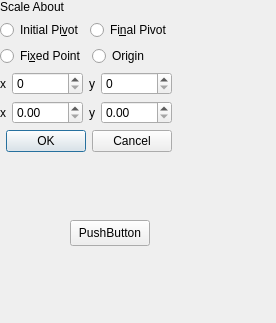
<?xml version="1.0" encoding="UTF-8"?>
<ui version="4.0">
 <class>scale_dialog</class>
 <widget class="QDialog" name="scale_dialog">
  <property name="geometry">
   <rect>
    <x>0</x>
    <y>0</y>
    <width>276</width>
    <height>323</height>
   </rect>
  </property>
  <property name="sizePolicy">
   <sizepolicy hsizetype="MinimumExpanding" vsizetype="MinimumExpanding">
    <horstretch>0</horstretch>
    <verstretch>0</verstretch>
   </sizepolicy>
  </property>
  <property name="windowTitle">
   <string>Dialog</string>
  </property>
  <widget class="QPushButton" name="pushButton">
   <property name="geometry">
    <rect>
     <x>70</x>
     <y>220</y>
     <width>80</width>
     <height>26</height>
    </rect>
   </property>
   <property name="text">
    <string>PushButton</string>
   </property>
  </widget>
  <widget class="QWidget" name="">
   <layout class="QVBoxLayout" name="verticalLayout">
    <item>
     <widget class="QLabel" name="label_3">
      <property name="sizePolicy">
       <sizepolicy hsizetype="Preferred" vsizetype="Fixed">
        <horstretch>0</horstretch>
        <verstretch>0</verstretch>
       </sizepolicy>
      </property>
      <property name="text">
       <string>Scale About</string>
      </property>
     </widget>
    </item>
    <item>
     <layout class="QHBoxLayout" name="horizontalLayout_7">
      <item>
       <widget class="QRadioButton" name="initial_pivot">
        <property name="text">
         <string>Initial Pi&amp;vot</string>
        </property>
       </widget>
      </item>
      <item>
       <widget class="QRadioButton" name="final_pivot">
        <property name="text">
         <string>Fi&amp;nal Pivot</string>
        </property>
       </widget>
      </item>
     </layout>
    </item>
    <item>
     <layout class="QHBoxLayout" name="horizontalLayout_8">
      <item>
       <widget class="QRadioButton" name="fixed_point">
        <property name="sizePolicy">
         <sizepolicy hsizetype="Minimum" vsizetype="Expanding">
          <horstretch>0</horstretch>
          <verstretch>0</verstretch>
         </sizepolicy>
        </property>
        <property name="cursor">
         <cursorShape>PointingHandCursor</cursorShape>
        </property>
        <property name="text">
         <string>Fi&amp;xed Point</string>
        </property>
       </widget>
      </item>
      <item>
       <widget class="QRadioButton" name="origin">
        <property name="sizePolicy">
         <sizepolicy hsizetype="Minimum" vsizetype="Expanding">
          <horstretch>0</horstretch>
          <verstretch>0</verstretch>
         </sizepolicy>
        </property>
        <property name="cursor">
         <cursorShape>PointingHandCursor</cursorShape>
        </property>
        <property name="text">
         <string>Origin</string>
        </property>
       </widget>
      </item>
     </layout>
    </item>
    <item>
     <layout class="QHBoxLayout" name="horizontalLayout_4">
      <item>
       <layout class="QHBoxLayout" name="horizontalLayout_5">
        <item>
         <widget class="QLabel" name="label_4">
          <property name="sizePolicy">
           <sizepolicy hsizetype="Minimum" vsizetype="Preferred">
            <horstretch>0</horstretch>
            <verstretch>0</verstretch>
           </sizepolicy>
          </property>
          <property name="text">
           <string>x</string>
          </property>
         </widget>
        </item>
        <item>
         <widget class="QSpinBox" name="spinBox">
          <property name="sizePolicy">
           <sizepolicy hsizetype="Expanding" vsizetype="Fixed">
            <horstretch>0</horstretch>
            <verstretch>0</verstretch>
           </sizepolicy>
          </property>
         </widget>
        </item>
       </layout>
      </item>
      <item>
       <layout class="QHBoxLayout" name="horizontalLayout_6">
        <item>
         <widget class="QLabel" name="label_5">
          <property name="text">
           <string>y</string>
          </property>
         </widget>
        </item>
        <item>
         <widget class="QSpinBox" name="spinBox_2">
          <property name="sizePolicy">
           <sizepolicy hsizetype="Expanding" vsizetype="Fixed">
            <horstretch>0</horstretch>
            <verstretch>0</verstretch>
           </sizepolicy>
          </property>
         </widget>
        </item>
       </layout>
      </item>
     </layout>
    </item>
    <item>
     <layout class="QHBoxLayout" name="horizontalLayout_3">
      <item>
       <layout class="QHBoxLayout" name="horizontalLayout_2">
        <item>
         <widget class="QLabel" name="label">
          <property name="sizePolicy">
           <sizepolicy hsizetype="Minimum" vsizetype="Preferred">
            <horstretch>0</horstretch>
            <verstretch>0</verstretch>
           </sizepolicy>
          </property>
          <property name="text">
           <string>x</string>
          </property>
         </widget>
        </item>
        <item>
         <widget class="QDoubleSpinBox" name="doubleSpinBox">
          <property name="sizePolicy">
           <sizepolicy hsizetype="MinimumExpanding" vsizetype="Fixed">
            <horstretch>0</horstretch>
            <verstretch>0</verstretch>
           </sizepolicy>
          </property>
         </widget>
        </item>
       </layout>
      </item>
      <item>
       <layout class="QHBoxLayout" name="horizontalLayout">
        <item>
         <widget class="QLabel" name="label_2">
          <property name="text">
           <string>y</string>
          </property>
         </widget>
        </item>
        <item>
         <widget class="QDoubleSpinBox" name="doubleSpinBox_2">
          <property name="sizePolicy">
           <sizepolicy hsizetype="MinimumExpanding" vsizetype="Fixed">
            <horstretch>0</horstretch>
            <verstretch>0</verstretch>
           </sizepolicy>
          </property>
         </widget>
        </item>
       </layout>
      </item>
     </layout>
    </item>
    <item>
     <widget class="QDialogButtonBox" name="buttonBox">
      <property name="orientation">
       <enum>Qt::Horizontal</enum>
      </property>
      <property name="standardButtons">
       <set>QDialogButtonBox::Cancel|QDialogButtonBox::Ok</set>
      </property>
     </widget>
    </item>
   </layout>
  </widget>
 </widget>
 <resources/>
 <connections>
  <connection>
   <sender>buttonBox</sender>
   <signal>accepted()</signal>
   <receiver>scale_dialog</receiver>
   <slot>accept()</slot>
   <hints>
    <hint type="sourcelabel">
     <x>258</x>
     <y>356</y>
    </hint>
    <hint type="destinationlabel">
     <x>157</x>
     <y>274</y>
    </hint>
   </hints>
  </connection>
  <connection>
   <sender>buttonBox</sender>
   <signal>rejected()</signal>
   <receiver>scale_dialog</receiver>
   <slot>reject()</slot>
   <hints>
    <hint type="sourcelabel">
     <x>326</x>
     <y>356</y>
    </hint>
    <hint type="destinationlabel">
     <x>286</x>
     <y>274</y>
    </hint>
   </hints>
  </connection>
 </connections>
</ui>
